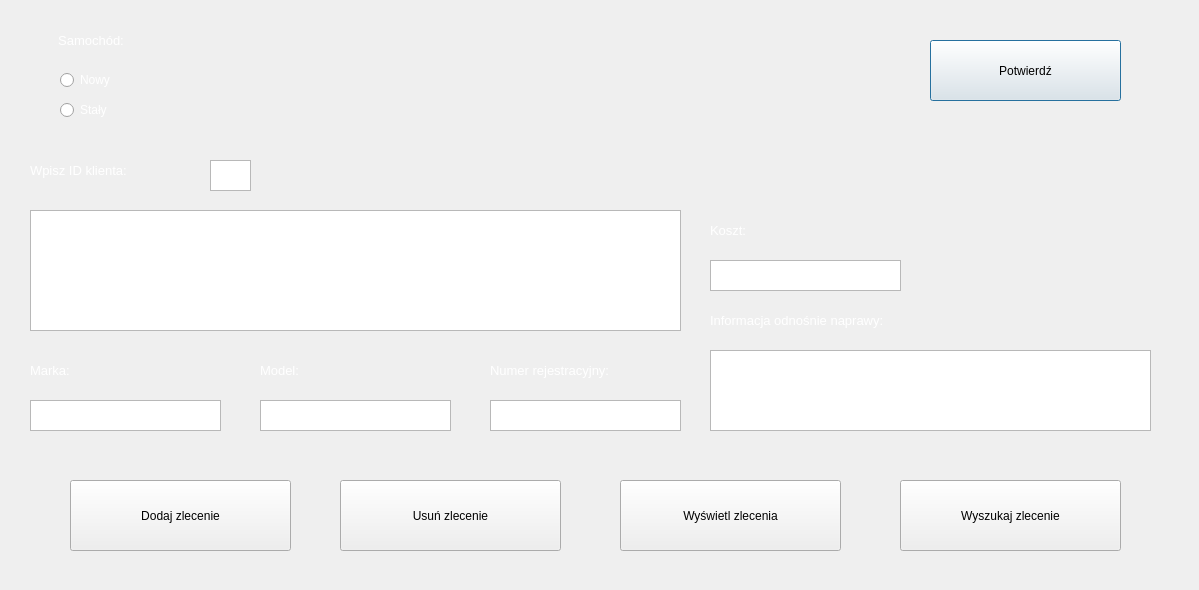
<?xml version="1.0" encoding="UTF-8"?>
<ui version="4.0">
 <class>addServiceRegularCustomer</class>
 <widget class="QDialog" name="addServiceRegularCustomer">
  <property name="geometry">
   <rect>
    <x>0</x>
    <y>0</y>
    <width>1199</width>
    <height>590</height>
   </rect>
  </property>
  <property name="minimumSize">
   <size>
    <width>1199</width>
    <height>590</height>
   </size>
  </property>
  <property name="maximumSize">
   <size>
    <width>1199</width>
    <height>590</height>
   </size>
  </property>
  <property name="windowTitle">
   <string>Car Workshop Management</string>
  </property>
  <widget class="QTextEdit" name="textEdit_3">
   <property name="geometry">
    <rect>
     <x>710</x>
     <y>260</y>
     <width>191</width>
     <height>31</height>
    </rect>
   </property>
  </widget>
  <widget class="QRadioButton" name="radioButton">
   <property name="geometry">
    <rect>
     <x>60</x>
     <y>70</y>
     <width>95</width>
     <height>20</height>
    </rect>
   </property>
   <property name="styleSheet">
    <string notr="true">color: white;</string>
   </property>
   <property name="text">
    <string>Nowy</string>
   </property>
  </widget>
  <widget class="QTextEdit" name="textEdit_7">
   <property name="geometry">
    <rect>
     <x>710</x>
     <y>350</y>
     <width>441</width>
     <height>81</height>
    </rect>
   </property>
  </widget>
  <widget class="QLabel" name="label_8">
   <property name="geometry">
    <rect>
     <x>490</x>
     <y>360</y>
     <width>156</width>
     <height>21</height>
    </rect>
   </property>
   <property name="text">
    <string>&lt;html&gt;&lt;head/&gt;&lt;body&gt;&lt;p&gt;&lt;span style=&quot; font-size:10pt; color:#ffffff;&quot;&gt;Numer rejestracyjny:&lt;/span&gt;&lt;/p&gt;&lt;/body&gt;&lt;/html&gt;</string>
   </property>
  </widget>
  <widget class="QTextEdit" name="textEdit_5">
   <property name="geometry">
    <rect>
     <x>260</x>
     <y>400</y>
     <width>191</width>
     <height>31</height>
    </rect>
   </property>
  </widget>
  <widget class="QLabel" name="label_9">
   <property name="geometry">
    <rect>
     <x>710</x>
     <y>310</y>
     <width>225</width>
     <height>21</height>
    </rect>
   </property>
   <property name="text">
    <string>&lt;html&gt;&lt;head/&gt;&lt;body&gt;&lt;p&gt;&lt;span style=&quot; font-size:10pt; color:#ffffff;&quot;&gt;Informacja odnośnie naprawy:&lt;/span&gt;&lt;/p&gt;&lt;/body&gt;&lt;/html&gt;</string>
   </property>
  </widget>
  <widget class="QPushButton" name="pushButton">
   <property name="geometry">
    <rect>
     <x>930</x>
     <y>40</y>
     <width>191</width>
     <height>61</height>
    </rect>
   </property>
   <property name="text">
    <string>Potwierdź</string>
   </property>
  </widget>
  <widget class="QTextEdit" name="textEdit_4">
   <property name="geometry">
    <rect>
     <x>30</x>
     <y>400</y>
     <width>191</width>
     <height>31</height>
    </rect>
   </property>
  </widget>
  <widget class="QLabel" name="label_5">
   <property name="geometry">
    <rect>
     <x>710</x>
     <y>220</y>
     <width>76</width>
     <height>21</height>
    </rect>
   </property>
   <property name="text">
    <string>&lt;html&gt;&lt;head/&gt;&lt;body&gt;&lt;p&gt;&lt;span style=&quot; font-size:10pt; color:#ffffff;&quot;&gt;Koszt:&lt;/span&gt;&lt;/p&gt;&lt;/body&gt;&lt;/html&gt;</string>
   </property>
  </widget>
  <widget class="QPushButton" name="pushButton_4">
   <property name="geometry">
    <rect>
     <x>900</x>
     <y>480</y>
     <width>221</width>
     <height>71</height>
    </rect>
   </property>
   <property name="text">
    <string>Wyszukaj zlecenie</string>
   </property>
  </widget>
  <widget class="QRadioButton" name="radioButton_2">
   <property name="geometry">
    <rect>
     <x>60</x>
     <y>100</y>
     <width>95</width>
     <height>20</height>
    </rect>
   </property>
   <property name="styleSheet">
    <string notr="true">color: white;</string>
   </property>
   <property name="text">
    <string>Stały</string>
   </property>
  </widget>
  <widget class="QPushButton" name="pushButton_7">
   <property name="geometry">
    <rect>
     <x>70</x>
     <y>480</y>
     <width>221</width>
     <height>71</height>
    </rect>
   </property>
   <property name="text">
    <string>Dodaj zlecenie</string>
   </property>
  </widget>
  <widget class="QTextEdit" name="textEdit_6">
   <property name="geometry">
    <rect>
     <x>490</x>
     <y>400</y>
     <width>191</width>
     <height>31</height>
    </rect>
   </property>
  </widget>
  <widget class="QPushButton" name="pushButton_5">
   <property name="geometry">
    <rect>
     <x>620</x>
     <y>480</y>
     <width>221</width>
     <height>71</height>
    </rect>
   </property>
   <property name="text">
    <string>Wyświetl zlecenia</string>
   </property>
  </widget>
  <widget class="QLabel" name="label_7">
   <property name="geometry">
    <rect>
     <x>260</x>
     <y>360</y>
     <width>76</width>
     <height>21</height>
    </rect>
   </property>
   <property name="text">
    <string>&lt;html&gt;&lt;head/&gt;&lt;body&gt;&lt;p&gt;&lt;span style=&quot; font-size:10pt; color:#ffffff;&quot;&gt;Model:&lt;/span&gt;&lt;/p&gt;&lt;/body&gt;&lt;/html&gt;</string>
   </property>
  </widget>
  <widget class="QLabel" name="label">
   <property name="geometry">
    <rect>
     <x>50</x>
     <y>30</y>
     <width>82</width>
     <height>21</height>
    </rect>
   </property>
   <property name="text">
    <string>&lt;html&gt;&lt;head/&gt;&lt;body&gt;&lt;p align=&quot;center&quot;&gt;&lt;span style=&quot; font-size:10pt; color:#ffffff;&quot;&gt;Samochód:&lt;/span&gt;&lt;/p&gt;&lt;/body&gt;&lt;/html&gt;</string>
   </property>
  </widget>
  <widget class="QLabel" name="label_6">
   <property name="geometry">
    <rect>
     <x>30</x>
     <y>360</y>
     <width>76</width>
     <height>21</height>
    </rect>
   </property>
   <property name="text">
    <string>&lt;html&gt;&lt;head/&gt;&lt;body&gt;&lt;p&gt;&lt;span style=&quot; font-size:10pt; color:#ffffff;&quot;&gt;Marka:&lt;/span&gt;&lt;/p&gt;&lt;/body&gt;&lt;/html&gt;</string>
   </property>
  </widget>
  <widget class="QPushButton" name="pushButton_6">
   <property name="geometry">
    <rect>
     <x>340</x>
     <y>480</y>
     <width>221</width>
     <height>71</height>
    </rect>
   </property>
   <property name="text">
    <string>Usuń zlecenie</string>
   </property>
  </widget>
  <widget class="QLabel" name="label_11">
   <property name="geometry">
    <rect>
     <x>30</x>
     <y>160</y>
     <width>162</width>
     <height>21</height>
    </rect>
   </property>
   <property name="text">
    <string>&lt;html&gt;&lt;head/&gt;&lt;body&gt;&lt;p&gt;&lt;span style=&quot; font-size:10pt; color:#ffffff;&quot;&gt;Wpisz ID klienta:&lt;/span&gt;&lt;/p&gt;&lt;/body&gt;&lt;/html&gt;</string>
   </property>
  </widget>
  <widget class="QTextEdit" name="textEdit_18">
   <property name="geometry">
    <rect>
     <x>210</x>
     <y>160</y>
     <width>41</width>
     <height>31</height>
    </rect>
   </property>
  </widget>
  <widget class="QLabel" name="picture">
   <property name="geometry">
    <rect>
     <x>0</x>
     <y>-10</y>
     <width>1260</width>
     <height>601</height>
    </rect>
   </property>
   <property name="text">
    <string/>
   </property>
  </widget>
  <widget class="QLabel" name="theme1">
   <property name="geometry">
    <rect>
     <x>20</x>
     <y>20</y>
     <width>1141</width>
     <height>441</height>
    </rect>
   </property>
   <property name="text">
    <string/>
   </property>
  </widget>
  <widget class="QLabel" name="theme1_2">
   <property name="geometry">
    <rect>
     <x>960</x>
     <y>250</y>
     <width>1141</width>
     <height>441</height>
    </rect>
   </property>
   <property name="text">
    <string/>
   </property>
  </widget>
  <widget class="QTableView" name="tableView">
   <property name="geometry">
    <rect>
     <x>30</x>
     <y>210</y>
     <width>651</width>
     <height>121</height>
    </rect>
   </property>
  </widget>
  <zorder>picture</zorder>
  <zorder>theme1</zorder>
  <zorder>label_11</zorder>
  <zorder>textEdit_3</zorder>
  <zorder>radioButton</zorder>
  <zorder>textEdit_7</zorder>
  <zorder>label_8</zorder>
  <zorder>textEdit_5</zorder>
  <zorder>label_9</zorder>
  <zorder>pushButton</zorder>
  <zorder>textEdit_4</zorder>
  <zorder>label_5</zorder>
  <zorder>pushButton_4</zorder>
  <zorder>radioButton_2</zorder>
  <zorder>pushButton_7</zorder>
  <zorder>textEdit_6</zorder>
  <zorder>pushButton_5</zorder>
  <zorder>label_7</zorder>
  <zorder>label</zorder>
  <zorder>label_6</zorder>
  <zorder>pushButton_6</zorder>
  <zorder>textEdit_18</zorder>
  <zorder>theme1_2</zorder>
  <zorder>tableView</zorder>
 </widget>
 <resources/>
 <connections/>
</ui>
